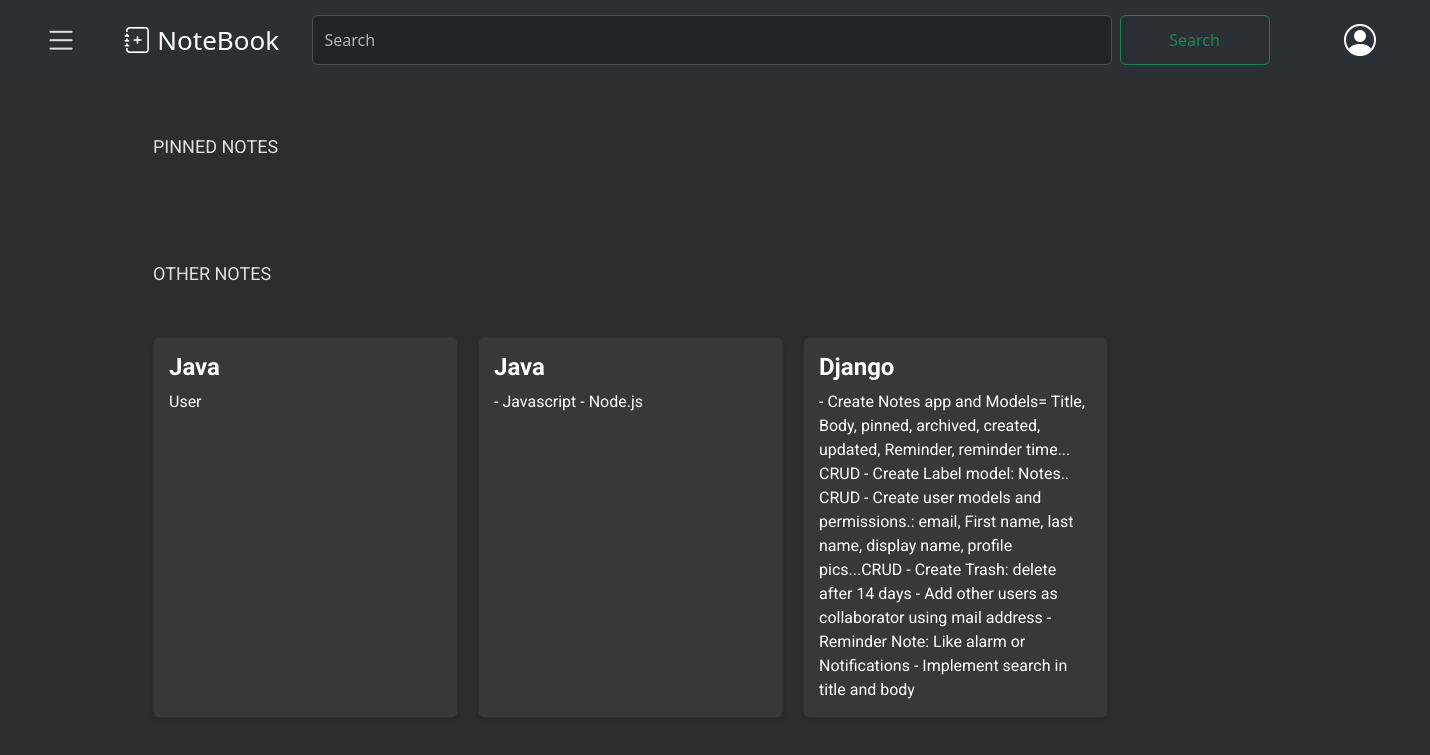
Page /notes/ on the earlier database version.
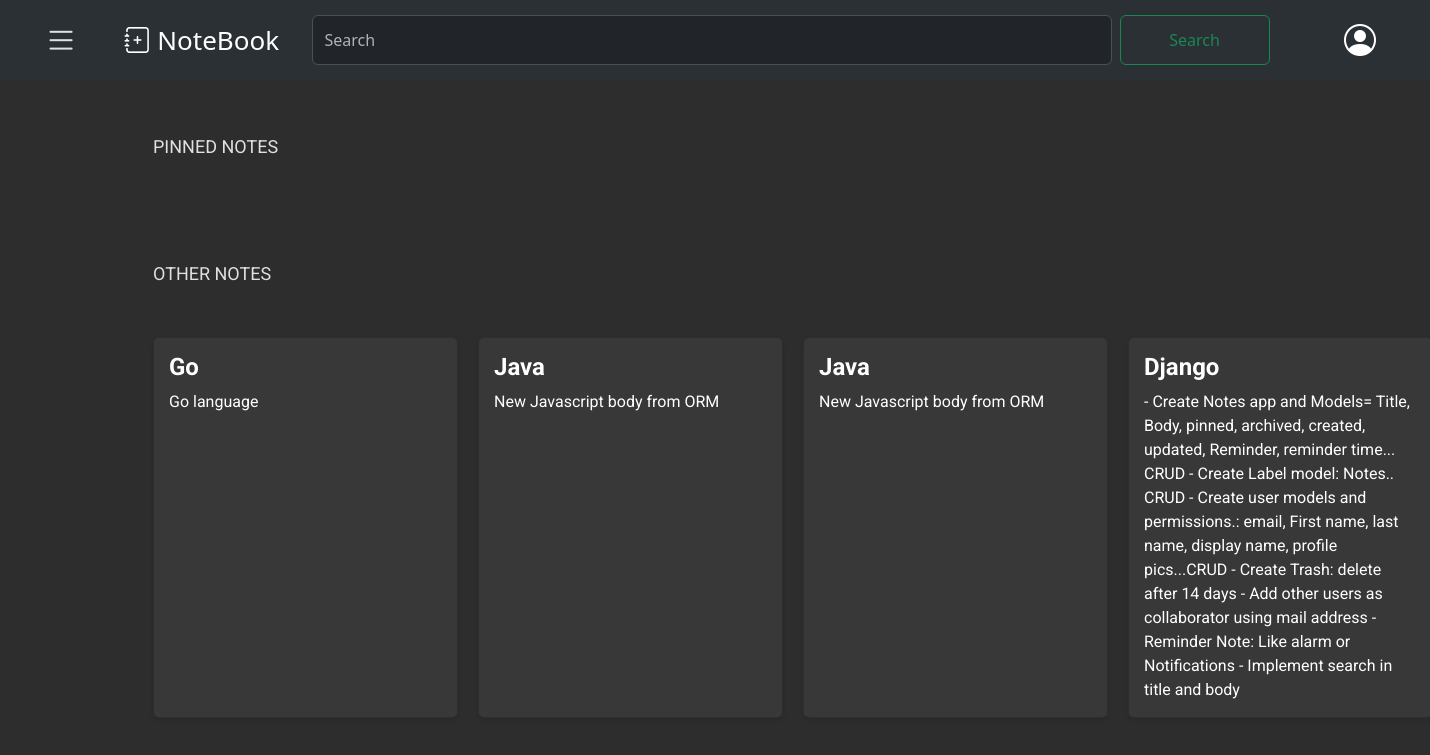
Same page on the later database version.
### notes/models.py (models this page shows, shortened)
class Note(models.Model):
    title= models.CharField(max_length=100, null=False)
    body= models.TextField()
    label= models.ForeignKey(Label, on_delete=models.SET_NULL, related_name="notes", blank=True, null=True)
    archived= models.BooleanField(default=False)
    pinned= models.BooleanField(default= False)
    created = models.DateTimeField(auto_now_add= True)
    updated= models.DateTimeField(auto_now=True)
    class Meta:
        ordering= ['-updated']
        indexes= [
            models.Index(fields=["-updated"])
        ]
        verbose_name = "Note"
        verbose_name_plural= "Notes"

### notes/views.py (the view)
# urls.py: path('', notes_list, name='note_list'),
def notes_list(request):
    pinned_notes= Note.objects.filter(pinned=True, archived= False)
    other_notes= Note.objects.filter(pinned=False, archived= False)
    return render(request,
                  'notes/note/list.html',
                  {'pinned_notes': pinned_notes,
                   'other_notes': other_notes})

### notes/templates/notes/note/list.html (shortened to what this page needs)
{% extends "notes/base.html" %}
{% block content %}
<p class="text-capitalize">PINNED NOTES</p>
<div class="card-container">
</div>
<p class="text-capitalize">OTHER NOTES</p>
<div class="card-container">
    {% for other_note in other_notes %}
    <div class="card">
        <a href="" class="note-link">
            <h5 class="card-title">{{ other_note.title }}</h5>
            <p class="card-text">{{ other_note.body|truncatechars:650 }}</p>
        </a>
    </div>
    {% endfor %}
</div>
{% endblock %}

### notes/templates/notes/base.html (shortened to what this page needs)
{% load static %}
<!DOCTYPE html>
<html lang="en">
<head>
    <link href="{% static 'css/notes.css' %}" rel="stylesheet">
    <link rel="stylesheet" href="https://cdnjs.cloudflare.com/ajax/libs/font-awesome/5.15.3/css/all.min.css">
    <link href="https://cdn.jsdelivr.net/npm/bootstrap@5.3.3/dist/css/bootstrap.min.css" rel="stylesheet">
    <link rel="stylesheet" href="https://cdn.jsdelivr.net/npm/bootstrap-icons@1.11.3/font/bootstrap-icons.min.css">
</head>
<body>
    <nav class="navbar bg-body-tertiary sticky-top bg-primary nav-bar" data-bs-theme="dark">
  <div class="container-fluid">
        <i  class="bi bi-list btn btn-offcanvas" type="button" data-bs-toggle="offcanvas" data-bs-target="#offcanvasWithBothOptions" aria-controls="offcanvasWithBothOptions"></i>
        <a href="{% url 'note_list' %}" style="text-decoration: none; font-size:26px; color: white;">
            <i class="bi bi-journal-plus" style="color: white; scale: 4.0; margin-left: -40px; align-items: center;">
    </i>NoteBook
        </a>
    <form class="d-flex" role="search">
      <input class="form-control me-2" type="search" placeholder="Search" aria-label="Search">
      <button class="btn btn-outline-success" type="submit">Search</button>
    </form>
        <i class="bi bi-person-circle" style="color: white; scale: 2.0; margin-right: 50px; align-items: center;"></i>
  </div>
</nav>
<div class="content">
 {% block content %}
 {% endblock %}
 </div>
</body>
</html>

### notes/static/css/notes.css (style rules this page uses)
:root { --bg-color: #2d2d2d; --text-color: #e0e0e0; --secondary-text-color: #b0b0b0; --card-bg-color: #383838; }
html, body { background-color: #2d2d2d !important; color: #e0e0e0 !important; font-family: 'Roboto', sans-serif; }
.nav-bar { height: 80px; position: fixed; }
.btn-offcanvas { color: white; border: 2px solid white; margin-left: 2%; align-items: center; scale: 2.1; }
.d-flex { margin-left: -50px; }
.d-flex>input { width: 800px; height: 50px; }
.d-flex>button { width: 150px; }
.content { margin-top: 3%; background-color: #2d2d2d !important; margin-left: 10%; }
.card-container { display: grid; grid-template-columns: repeat(auto-fill, minmax(250px, 1fr)); gap: 20px; padding: 10px; font-family: 'Roboto', Arial, sans-serif; width: 1300px; margin-top: 30px; margin-bottom: 30px; background-color: #2d2d2d !important; border-color: #444 !important; }
.card { border-radius: 8px; padding: 15px; box-shadow: 0 2px 4px rgba(0,0,0,0.1); background-color: #383838 !important; }
.card-title { font-size: 24px; font-weight: bold; margin-bottom: 10px; color: white !important; }
.card-text { font-size: 16px; color: white; text-align: left; text-decoration: solid; }
.note-link { text-decoration: none; color: inherit; }
.text-capitalize { font-family: 'Roboto', Arial, sans-serif; font-size: 18px; margin: 0; font-weight: normal; padding: 10px; }

Differences in the rows shown:
added Note: title "Go", body "Go language"
changed Note (number 2 of 4 on the later page): body "User" → "New Javascript body from ORM"
changed Note (number 3 of 4 on the later page): body "- Javascript - Node.js" → "New Javascript body from ORM"
